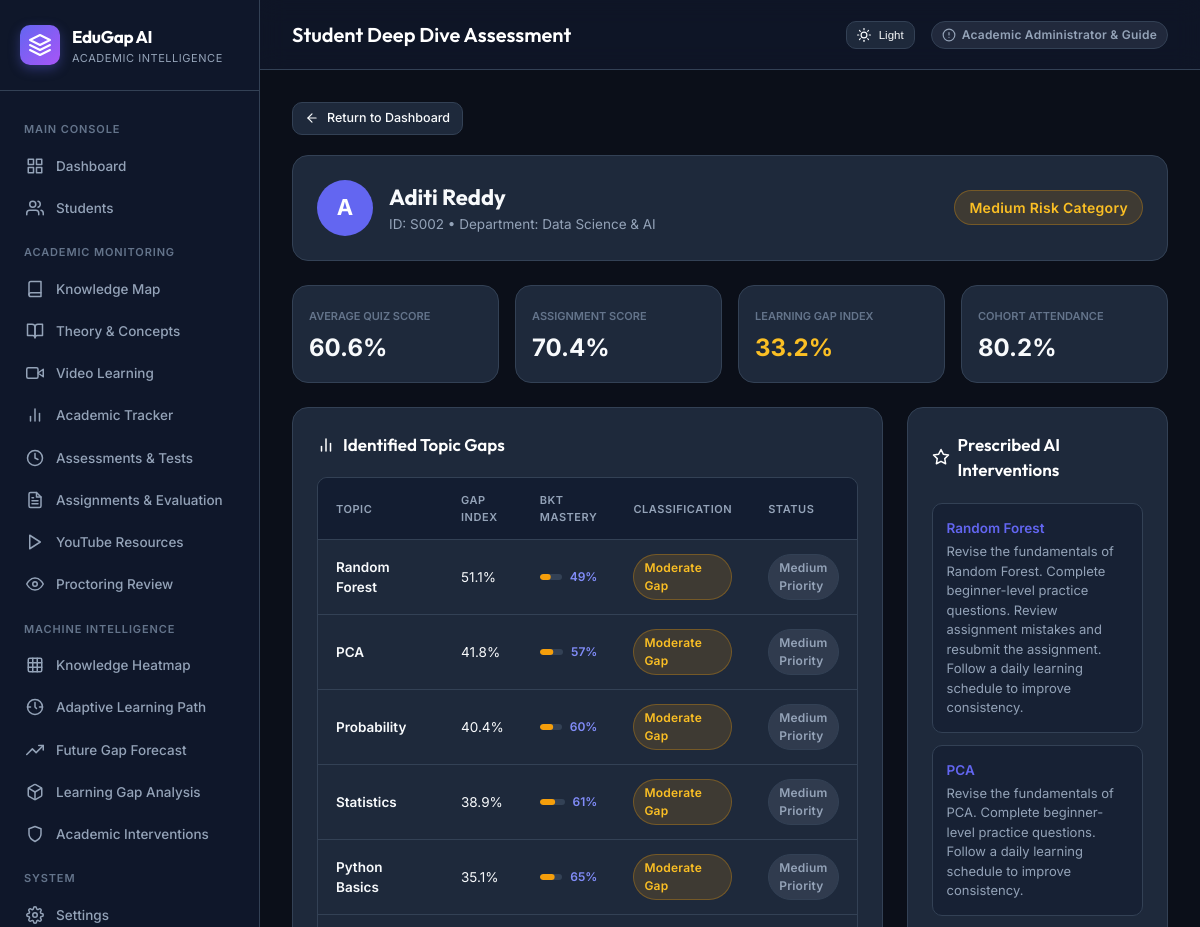
The page /student/S002 (signed in, upper part) on the database as committed earlier.
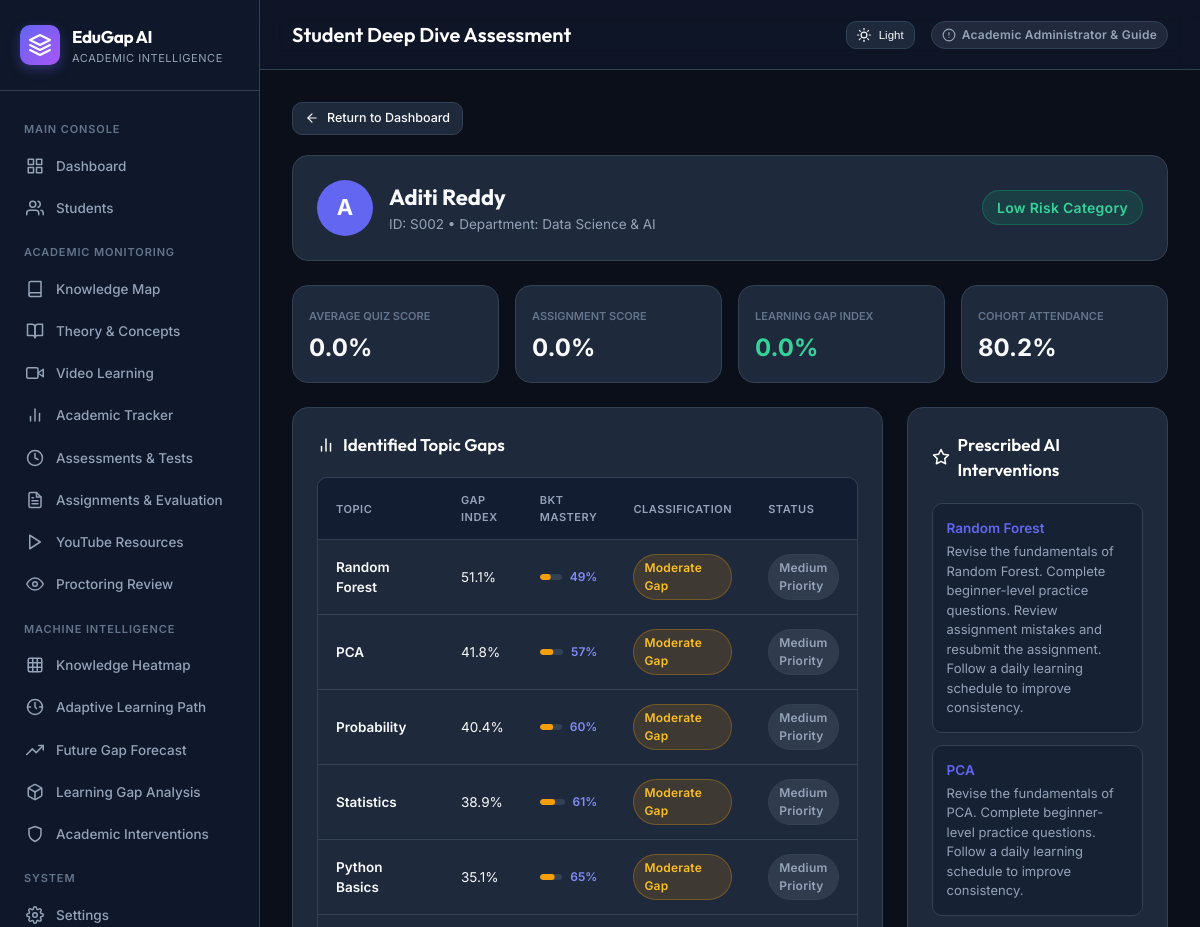
The same page on the database as committed later.
### tables this page shows
CREATE TABLE students (
    student_id TEXT PRIMARY KEY,
    average_quiz_score REAL,
    average_assignment_score REAL,
    average_learning_gap REAL,
    average_attendance REAL,
    overall_risk TEXT
, name TEXT, email TEXT, department TEXT DEFAULT 'Computer Science & Engineering', enrollment_date TEXT DEFAULT '2025-08-01', completed_assessments_count INTEGER DEFAULT 0, risk_confidence REAL DEFAULT 0.0, current_semester INTEGER DEFAULT 6);

### app.py (the view)
@app.route("/student/<student_id>")
@login_required
def student_details(student_id):
    if session.get("role") == "student" and session.get("student_id") != student_id:
        flash("Unauthorized access. You may only view your personal academic record.", "error")
        return redirect(url_for("dashboard"))
    connection = get_db_connection()
    student = connection.execute(
        "SELECT * FROM students WHERE student_id = ?",
        (student_id,)
    ).fetchone()
    gaps = connection.execute("""
        SELECT * FROM learning_gaps
        WHERE student_id = ?
        ORDER BY learning_gap_score DESC
    """, (student_id,)).fetchall()
    recommendations = connection.execute("""
        SELECT * FROM recommendations
        WHERE student_id = ?
    """, (student_id,)).fetchall()
    guidance_history = connection.execute("""
        SELECT * FROM student_guidance
        WHERE student_id = ?
        ORDER BY id DESC
    """, (student_id,)).fetchall()
    assessment_history = connection.execute("""
        SELECT att.*, a.title as assessment_title, a.passing_marks
        FROM assessment_attempts att
        JOIN assessments a ON a.id = att.assessment_id
        WHERE att.student_id = ?
        ORDER BY att.id DESC
    """, (student_id,)).fetchall()
    weak_topic_names = [g["topic"] for g in gaps if g["learning_gap_score"] >= 30.0]
    if weak_topic_names:
        placeholders = ",".join("?" for _ in weak_topic_names)
        recommended_videos = connection.execute(f"""
            SELECT * FROM youtube_resources
            WHERE topic IN ({placeholders}) OR assigned_to_student_id = ?
            ORDER BY id DESC LIMIT 6
        """, (*weak_topic_names, student_id)).fetchall()
    else:
        recommended_videos = connection.execute("""
            SELECT * FROM youtube_resources
            WHERE assigned_to_student_id = ? OR assigned_to_student_id IS NULL OR assigned_to_student_id = ''
            ORDER BY id DESC LIMIT 6
        """, (student_id,)).fetchall()
    overall_avg = float(student["average_quiz_score"]) if student else 50.0
    enhanced_gaps = []
    for g in gaps:
        gap_score = float(g["learning_gap_score"])
        is_hidden = bool(overall_avg >= 70.0 and gap_score >= 45.0)
        bkt_mastery = round(max(0.05, min(0.95, (100.0 - gap_score) / 100.0)), 2)
        enhanced_gaps.append({
            "id": g["id"],
            "student_id": g["student_id"],
            "topic": g["topic"],
            "learning_gap_score": gap_score,
            "gap_category": g["gap_category"],
            "priority": g["priority"],
            "bkt_mastery": bkt_mastery,
            "bkt_mastery_pct": int(bkt_mastery * 100),
            "is_hidden_gap": is_hidden,
            "gap_differential": round(overall_avg - (100.0 - gap_score), 1)
        })
    connection.close()
    return render_template(
        "student.html",
        student=student,
        gaps=enhanced_gaps,
        recommendations=recommendations,
        guidance_history=guidance_history,
        assessment_history=assessment_history,
        recommended_videos=recommended_videos
    )

### app.py (called while the page is built)
def get_db_connection():
    connection = sqlite3.connect(DATABASE)
    connection.row_factory = sqlite3.Row
    return connection

def login_required(f):
    @wraps(f)
    def decorated_function(*args, **kwargs):
        if "user_id" not in session:
            flash("Please authenticate to access the academic platform.", "info")
            return redirect(url_for("login"))
        return f(*args, **kwargs)
    return decorated_function

### templates/student.html (shortened to what the changed rows need)
{% extends "base.html" %}
{% block header_title %}Student Deep Dive Assessment{% endblock %}
{% block content %}
{% if student %}
<div class="card" style="margin-bottom: 24px;">
    <div style="display: flex; justify-content: space-between; align-items: center; flex-wrap: wrap; gap: 16px;">
        <div style="display: flex; align-items: center; gap: 16px;">
            <div style="width: 56px; height: 56px; border-radius: 50%; background: var(--primary); display: flex; align-items: center; justify-content: center; font-size: 22px; font-weight: 700; color: #ffffff;">
                {{ (student['name'] if student['name'] else 'S')[0]|upper }}
            </div>
            <div>
                <h2 style="font-family: 'Outfit', sans-serif; font-size: 22px; color: var(--text-primary);">{{ student['name'] if student['name'] else "Student " ~ student['student_id'] }}</h2>
                <div style="color: var(--text-secondary); font-size: 13.5px;">
                    <span>ID: {{ student['student_id'] }}</span> &bull;
                    <span>Department: {{ student['department'] if student['department'] else 'Computer Science' }}</span>
                </div>
            </div>
        </div>
        <div>
            {% if student['overall_risk'] == 'High Risk' %}
                <span class="badge badge-high" style="font-size: 14px; padding: 6px 14px;">High Risk Category</span>
            {% elif student['overall_risk'] == 'Medium Risk' %}
                <span class="badge badge-medium" style="font-size: 14px; padding: 6px 14px;">Medium Risk Category</span>
            {% else %}
                <span class="badge badge-low" style="font-size: 14px; padding: 6px 14px;">Low Risk Category</span>
            {% endif %}
        </div>
    </div>
</div>
<div style="display: grid; grid-template-columns: repeat(auto-fit, minmax(200px, 1fr)); gap: 16px; margin-bottom: 24px;">
    <div class="card" style="padding: 16px;">
        <span style="font-size: 11px; text-transform: uppercase; color: var(--text-muted); font-weight: 600;">Average Quiz Score</span>
        <div style="font-size: 24px; font-weight: 700; color: var(--text-primary); margin-top: 4px;">{{ "%.1f"|format(student['average_quiz_score']) }}%</div>
    </div>
    <div class="card" style="padding: 16px;">
        <span style="font-size: 11px; text-transform: uppercase; color: var(--text-muted); font-weight: 600;">Assignment Score</span>
        <div style="font-size: 24px; font-weight: 700; color: var(--text-primary); margin-top: 4px;">{{ "%.1f"|format(student['average_assignment_score']) }}%</div>
    </div>
    <div class="card" style="padding: 16px;">
        <span style="font-size: 11px; text-transform: uppercase; color: var(--text-muted); font-weight: 600;">Learning Gap Index</span>
        {% if student['average_learning_gap'] >= 60 %}
        <div style="font-size: 24px; font-weight: 700; color: #f87171; margin-top: 4px;">{{ "%.1f"|format(student['average_learning_gap']) }}%</div>
        {% elif student['average_learning_gap'] >= 30 %}
        <div style="font-size: 24px; font-weight: 700; color: #fbbf24; margin-top: 4px;">{{ "%.1f"|format(student['average_learning_gap']) }}%</div>
        {% else %}
        <div style="font-size: 24px; font-weight: 700; color: #34d399; margin-top: 4px;">{{ "%.1f"|format(student['average_learning_gap']) }}%</div>
        {% endif %}
    </div>
    <div class="card" style="padding: 16px;">
        <span style="font-size: 11px; text-transform: uppercase; color: var(--text-muted); font-weight: 600;">Cohort Attendance</span>
        <div style="font-size: 24px; font-weight: 700; color: var(--text-primary); margin-top: 4px;">{{ "%.1f"|format(student['average_attendance']) }}%</div>
    </div>
</div>
<div class="assessment-grid">
    <div class="card">
        <div class="card-header">
            <h3>
                <svg class="icon" viewBox="0 0 24 24"><line x1="18" y1="20" x2="18" y2="10"/><line x1="12" y1="20" x2="12" y2="4"/><line x1="6" y1="20" x2="6" y2="14"/></svg>
                <span>Identified Topic Gaps</span>
            </h3>
        </div>
        <div class="table-container">
            <table>
                <thead>
                    <tr>
                        <th>Topic</th>
                        <th>Gap Index</th>
                        <th>BKT Mastery</th>
                        <th>Classification</th>
                        <th>Status</th>
                    </tr>
                </thead>
                <tbody>
                    {% for g in gaps %}
                    <tr>
                        <td style="font-weight: 600;">
                            {{ g['topic'] }}
                        </td>
                        <td>{{ "%.1f"|format(g['learning_gap_score']) }}%</td>
                        <td>
                            <div style="display: flex; align-items: center; gap: 8px;">
                                <div style="flex: 1; max-width: 65px; height: 6px; background: var(--border-color, rgba(148, 163, 184, 0.2)); border-radius: 3px; overflow: hidden;">
                                    <svg width="100%" height="6" style="display: block;">
                                        {% if g['bkt_mastery_pct']|default(50) < 40 %}
                                        <rect width="{{ g['bkt_mastery_pct']|default(50) }}%" height="6" fill="#ef4444" rx="3" />
                                        {% elif g['bkt_mastery_pct']|default(50) < 70 %}
                                        <rect width="{{ g['bkt_mastery_pct']|default(50) }}%" height="6" fill="#f59e0b" rx="3" />
                                        {% else %}
                                        <rect width="{{ g['bkt_mastery_pct']|default(50) }}%" height="6" fill="#10b981" rx="3" />
                                        {% endif %}
                                    </svg>
                                </div>
                                <span style="font-size: 12px; font-weight: 600; color: #818cf8;">{{ g['bkt_mastery_pct']|default(50) }}%</span>
                            </div>
                        </td>
                        <td>
                            {% if g['gap_category'] == 'High Gap' or g['gap_category'] == 'High' %}
                            <span class="badge badge-high">Critical Gap</span>
                            {% elif g['gap_category'] == 'Medium Gap' or g['gap_category'] == 'Medium' %}
                            <span class="badge badge-medium">Moderate Gap</span>
                            {% else %}
                            <span class="badge badge-low">Proficient</span>
                            {% endif %}
                        </td>
                        <td>
                            {% if g['is_hidden_gap'] %}
                            <span class="badge badge-medium" title="Topic gap masked by high overall average">Isolated Deficit</span>
                            {% else %}
                            <span class="badge badge-neutral">{{ g['priority'] }}</span>
                            {% endif %}
                        </td>
                    </tr>
                    {% endfor %}
                </tbody>
            </table>
        </div>
    </div>
    <div class="card">
        <div class="card-header">
            <h3>
                <svg class="icon" viewBox="0 0 24 24"><polygon points="12 2 15.09 8.26 22 9.27 17 14.14 18.18 21.02 12 17.77 5.82 21.02 7 14.14 2 9.27 8.91 8.26 12 2"/></svg>
                <span>Prescribed AI Interventions</span>
            </h3>
        </div>
        <div style="display: flex; flex-direction: column; gap: 12px; max-height: 480px; overflow-y: auto;">
            {% for r in recommendations %}
            <div style="background: rgba(19, 29, 49, 0.6); border: 1px solid var(--border-color); border-radius: var(--radius-md); padding: 14px;">
                <div style="font-weight: 600; color: var(--primary); font-size: 13.5px; margin-bottom: 4px;">{{ r['topic'] }}</div>
                <div style="font-size: 13px; color: var(--text-secondary); line-height: 1.5;">{{ r['recommendation'] }}</div>
            </div>
            {% endfor %}
        </div>
    </div>
</div>
{% else %}
<div class="card" style="text-align: center; padding: 48px;">
    <h2>Student record not found</h2>
    <p style="color: var(--text-secondary); margin-top: 8px;">The requested academic identifier does not correspond to an enrolled learner.</p>
</div>
{% endif %}
{% endblock %}

Rows that differ between the two databases and show on the page:
changed students "Aditi Reddy": overall_risk "Medium Risk" → "Assessment Pending" (drawn); average_quiz_score "60.6" → "0.0"; average_assignment_score "70.4" → "0.0"; average_learning_gap "33.2" → "0.0"
Other text that changed with them:
text no longer shown: "Medium Risk Category"
text now shown: "Low Risk Category"
